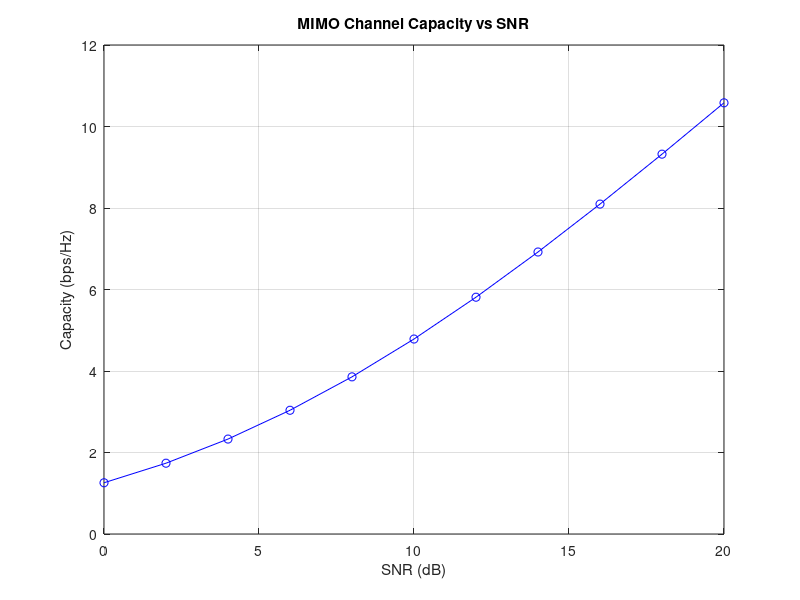

Write MATLAB code to recreate this figure.
% Parameters
Nt = 2; % Number of transmit antennas
Nr = 2; % Number of receive antennas
N0 = 1; % Noise power

% Channel matrix
H = [1 0.5; 0.5 1];

% SNR range
SNR_dB = 0:2:20;
capacity = zeros(length(SNR_dB), 1);

for i = 1:length(SNR_dB)
    SNR = 10^(SNR_dB(i) / 10);
    I = eye(Nr);
    capacity(i) = log2(det(I + (SNR/Nt) * (H * H')));
end

disp('Channel capacity (bps/Hz):');
disp(capacity);

% Plot capacity vs SNR
figure;
plot(SNR_dB, capacity, 'b-o');
title('MIMO Channel Capacity vs SNR');
xlabel('SNR (dB)');
ylabel('Capacity (bps/Hz)');
grid on;
